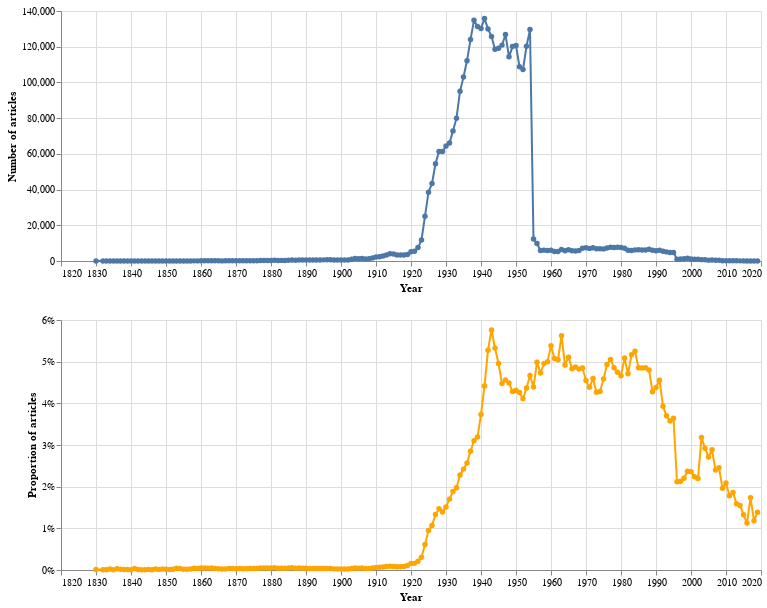

Here is the notebook cell this chart was saved with:
### Markdown cell above
Now we have a new dataframe `df_merged` that includes both the raw number of search results for each year, and the proportion the results represent of the total number of articles on Trove. Let's create charts for both and look at the diferences.

### Code cell
# This is the chart showing raw results -- it's the same as the one we created above (but a bit smaller)
chart1 = alt.Chart(df).mark_line(point=True).encode(
        x=alt.X('year:Q', axis=alt.Axis(format='c', title='Year')),
        y=alt.Y('total_results:Q', axis=alt.Axis(format=',d', title='Number of articles')),
        tooltip=[alt.Tooltip('year:Q', title='Year'), alt.Tooltip('total_results:Q', title='Articles', format=',')]
    ).properties(width=700, height=250)

# This is the new view, note that it's using the 'proportion' column for the Y axis
chart2 = alt.Chart(df_merged).mark_line(point=True, color='red').encode(
        x=alt.X('year:Q', axis=alt.Axis(format='c', title='Year')),
    
        # This time we're showing the proportion (formatted as a percentage) on the Y axis
        y=alt.Y('proportion:Q', axis=alt.Axis(format='%', title='Proportion of articles')),
        tooltip=[alt.Tooltip('year:Q', title='Year'), alt.Tooltip('proportion:Q', title='Proportion', format='%')],
        
        # Make the charts different colors
        color=alt.value('orange')
    ).properties(width=700, height=250)

# This is a shorthand way of stacking the charts on top of each other
chart1 & chart2

### Figure 1 — Vega-Lite specification as saved in the notebook (floating-point values rounded to 4 significant figures; data arrays with more than 128 entries replaced by an {"elided": "..."} marker saying what was removed)
{"config": {"view": {"continuousWidth": 400, "continuousHeight": 300}}, "vconcat": [{"data": {"name": "data-727edbea18d367fdcc6d5effa5125c05"}, "mark": {"type": "line", "point": true}, "encoding": {"tooltip": [{"type": "quantitative", "field": "year", "title": "Year"}, {"type": "quantitative", "field": "total_results", "format": ",", "title": "Articles"}], "x": {"type": "quantitative", "axis": {"format": "c", "title": "Year"}, "field": "year"}, "y": {"type": "quantitative", "axis": {"format": ",d", "title": "Number of articles"}, "field": "total_results"}}, "height": 250, "width": 700}, {"data": {"name": "data-9423e6df23c0c29bfe4d7010c58b17f8"}, "mark": {"type": "line", "color": "red", "point": true}, "encoding": {"color": {"value": "orange"}, "tooltip": [{"type": "quantitative", "field": "year", "title": "Year"}, {"type": "quantitative", "field": "proportion", "format": "%", "title": "Proportion"}], "x": {"type": "quantitative", "axis": {"format": "c", "title": "Year"}, "field": "year"}, "y": {"type": "quantitative", "axis": {"format": "%", "title": "Proportion of articles"}, "field": "proportion"}}, "height": 250, "width": 700}], "$schema": "https://vega.github.io/schema/vega-lite/v4.8.1.json", "datasets": {"data-727edbea18d367fdcc6d5effa5125c05": {"elided": "189 records"}, "data-9423e6df23c0c29bfe4d7010c58b17f8": {"elided": "189 records"}}}
